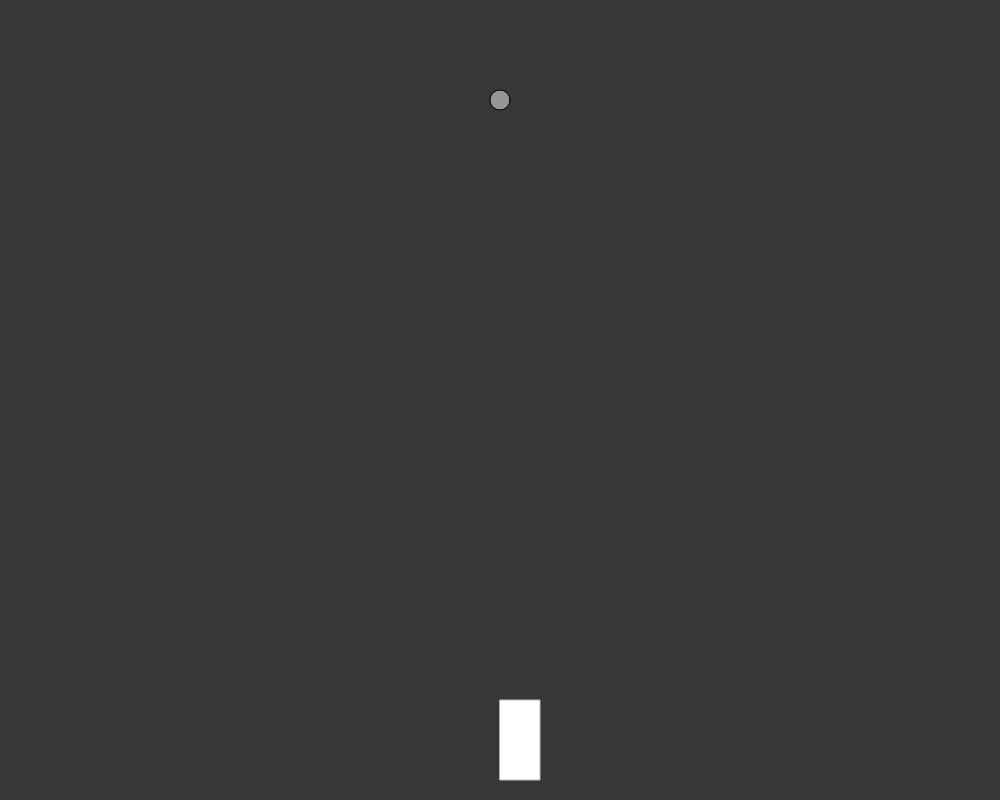
Frame 1 (no input)
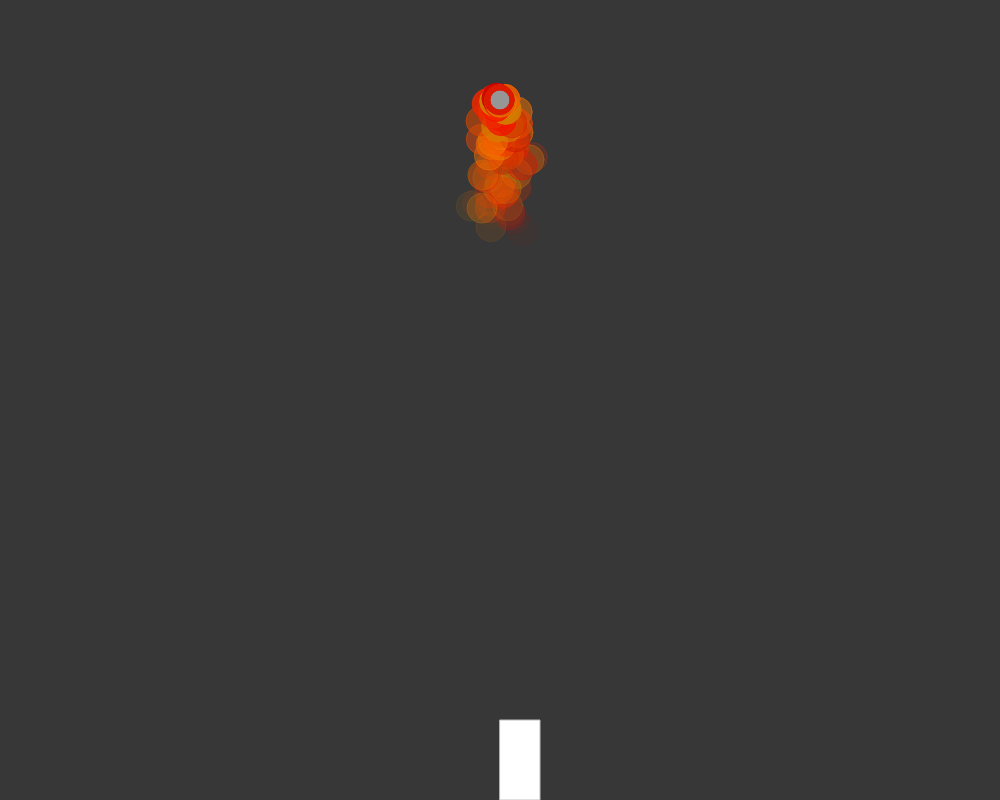
Frame 60 (no input)
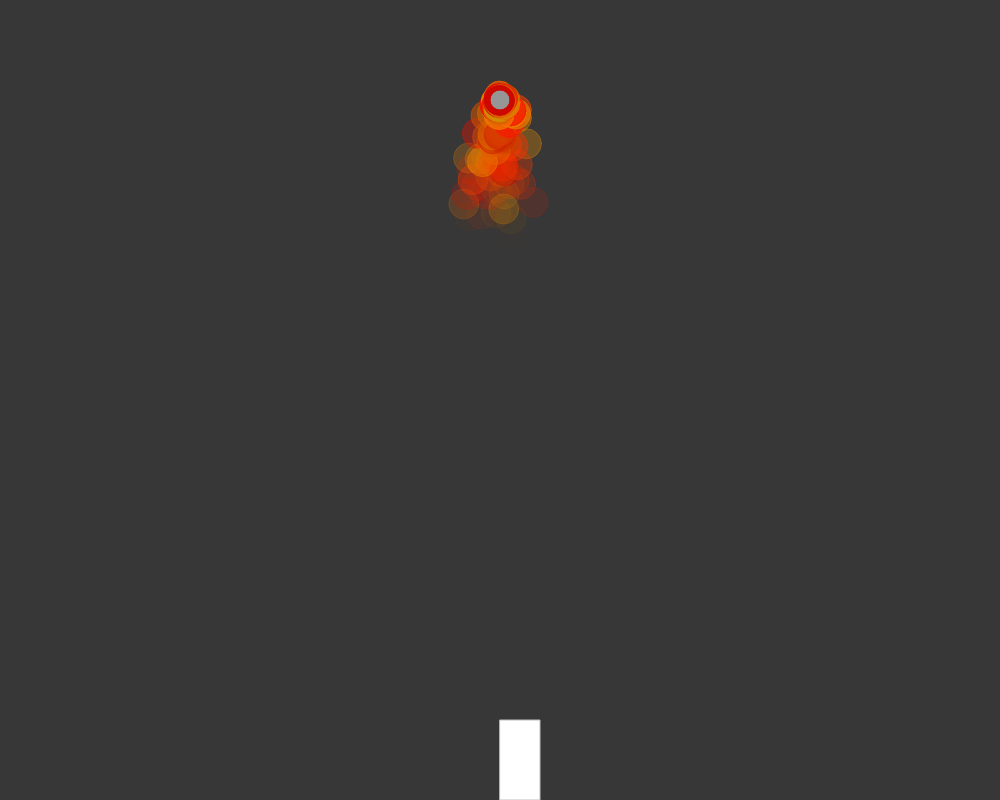
Frame 120 (the mouse pressed at the canvas centre since frame 60)

The p5.js sketch that drew these frames (run headless with seeded random() and noise() and a simulated clock; from frame 60 on, the mouse is pressed at the canvas centre):

// p5.js sketch
// ── sketch.js

const canvasData = {
  width: 1000,
  height: 800,
  background: 55
};



let emitters = []

let rocketEmitter
let rocket

function setup() {
  createCanvas(canvasData.width, canvasData.height)

  const gravity = new createVector(0, 0.1)
  emitters.push(new Emitter(canvasData.width/2, 100))

  rocketEmitter = new Emitter(0, 0)
  rocket = new ControllableEmitter(canvasData.width/2, 
    canvasData.height - 100, 
    gravity
  )

  rocket.setEmitter(rocketEmitter)

}

function draw() {

  background(canvasData.background); 

  for(let emitter of emitters){
    emitter.show()
    emitter.update()
  }

  if(keyIsDown(87)) {
    rocket.inFlight = true
    rocket.move(new createVector(0, -0.5))
    rocket.emitter.show()
  } else {
    rocket.inFlight = false
  }

  rocket.show()
  rocket.update()

  arrayLimit(emitters)
  
}

function arrayLimit(array) {
  if(array.length > 5) {
    array.shift()
  }
}

// function mouseClicked() {
//   emitters.push(new Emitter(mouseX, mouseY))
//   // emitter.position.x = mouseX
//   // emitter.position.y = mouseY
// }

// // function mouseDragged() {
// //   emitter.position.x = mouseX
// //   emitter.position.y = mouseY
// // }







// ── ControllableEmitter.js
class ControllableEmitter {
    constructor(x, y, gravity) {
        this.position = new createVector(x, y)
        this.accelaration = new createVector(0, 0)
        this.velocity = new createVector(0, 0)
        this.maxSpeed = -4
        this.width = 40
        this.height = 80
        this.inFlight = false
        this.gravity = gravity
        this.emitter
    }

    update() {

        if(!this.inFlight) {
            this.move(this.gravity)
            this.velocity.add(this.accelaration)
            this.position.add(this.velocity)
        }
        

        if(this.edge() && !this.inFlight){
            this.accelaration.set(0, 0)
            this.velocity.set(0, 0)
            this.position.y = canvasData.height - this.height
        }


        if(this.velocity.y > this.maxSpeed) {
            this.velocity.add(this.accelaration)
        }
        
        this.position.add(this.velocity)
        this.emitter.position.set(this.position.x + this.width/2, this.position.y + this.height)
        
        this.accelaration.set(0, 0)

        this.emitter.update()
    }

    setEmitter(emitter) {
        this.emitter = emitter
        this.emitter.position.set(this.position.x + this.width/2, this.position.y - this.height)
    }

    show() {
        stroke(190)
        fill(255)
        rect(this.position.x, this.position.y, this.width, this.height)
    }

    edge() {
        return this.position.y > canvasData.height - this.height
    }

    move(force) {
        this.accelaration.add(force)
    }

    setEmitter() {
        this.emitter = new Emitter(this.position.x - this.width/2, this.position.y + this.height)
    }
}
// ── Emitter.js

class Emitter {
    constructor(x, y, controller) {
        this.position = new createVector(x, y)
        this.particles = []
    }

    update() {
        
        this.emit(2)


        for(let particle of this.particles) {
            const gravity = createVector(0, 0.1)
            particle.update()
            particle.applyForce(gravity)
        }


        this.removeParticle()
    }


    show() {
    
        this.particles.forEach(particle => particle.show())
        fill(150)
        ellipse(this.position.x, this.position.y, 20)

    }
    
    removeParticle() {
        for (let i = this.particles.length - 1; i >= 0; i--) {
            if (this.particles[i].finished()) {
            this.particles.splice(i, 1);
            }
        }
    }
    
    emit(num) {
        for (let i = 0; i < num; i++){
            this.particles.push(new Particle(this.position.x, this.position.y))
        }
        this.particles.forEach(particle => particle.setColor())
    }
}
// ── Particle.js


class Particle {
    constructor(x, y) {
        this.position = createVector(x, y)
        this.accelaration = createVector(0, 0)
        this.velocity = p5.Vector.random2D()
        this.velocity.mult(random(0, 1))
        this.radius = 15
        this.lifetime = 255

        this.background = {
            red: random(0, 255),
            green: random(0, 255),
            blue: random(0, 255),
        }
    }

    applyForce(force) {
        this.accelaration.add(force)
    }

    edge() {
        if (this.position.y > window.height - this.radius) {
            this.position.y = window.height - this.radius
            this.velocity.y *= -1
        }
        // if (this.position.y < 0) {
        //     this.velocity.y = -this.velocity.y
        // }
        if (this.position.x > canvasData.width - this.radius) {
            this.position.x = window.width - this.radius
            this.velocity.x *= -1
        }
        if (this.position.x < 0 + this.radius) {
            this.position.x += this.radius
            this.velocity.x *= -1
        }
    }

    lock(){
        this.locked = true
    }

    finished() {
        return this.lifetime < 0
    }

    update() {

        if(!this.locked){
            this.velocity.add(this.accelaration)
            this.position.add(this.velocity)
            this.accelaration.set(0, 0)
        }

        this.edge()

        this.lifetime -= 5
    }

    show() {
        stroke(this.background.red, this.background.green, this.background.blue, this.lifetime)
        fill(this.background.red, this.background.green, this.background.blue, this.lifetime)
        ellipse(this.position.x, this.position.y, this.radius * 2)
    }

    setColor() {
        this.background = {
            red: random(200, 255),
            green: random(0, 150),
            blue: 0,
        }
    }

    
      

}
// ── style.css
html, body {
  height: 100vh;
  margin: 0;
  padding: 0;
  display: grid;
  place-items: center;
}

canvas {
  display: block;
}
